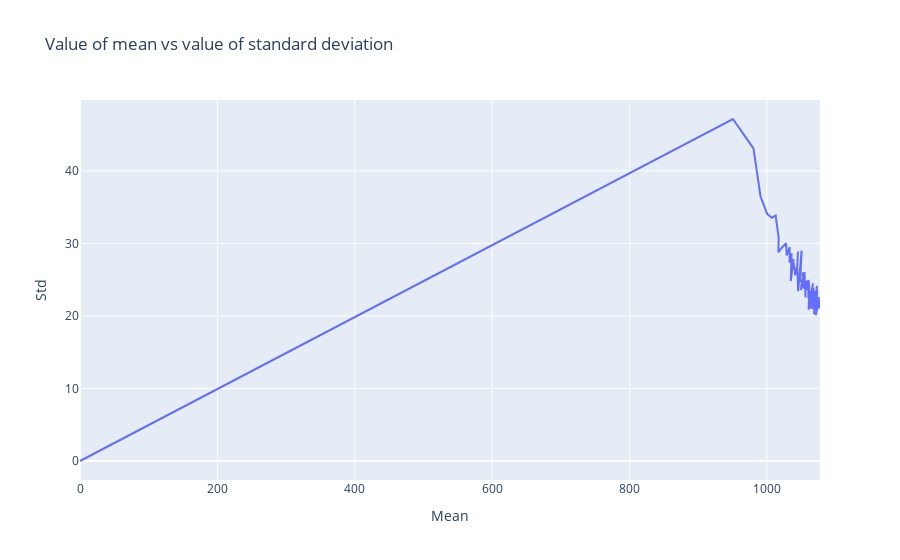

Notebook cell for this chart:
### Markdown cell above
* the value of n that corresponds to a mean of 1000 is 4

### Code cell
# To get the corresponding standard deviation
fig = px.line(plot_df, x='Mean',y='Std', title='Value of mean vs value of standard deviation', 
              labels= dict(std='Standard Deviation', mean='Mean'))
fig.show()
